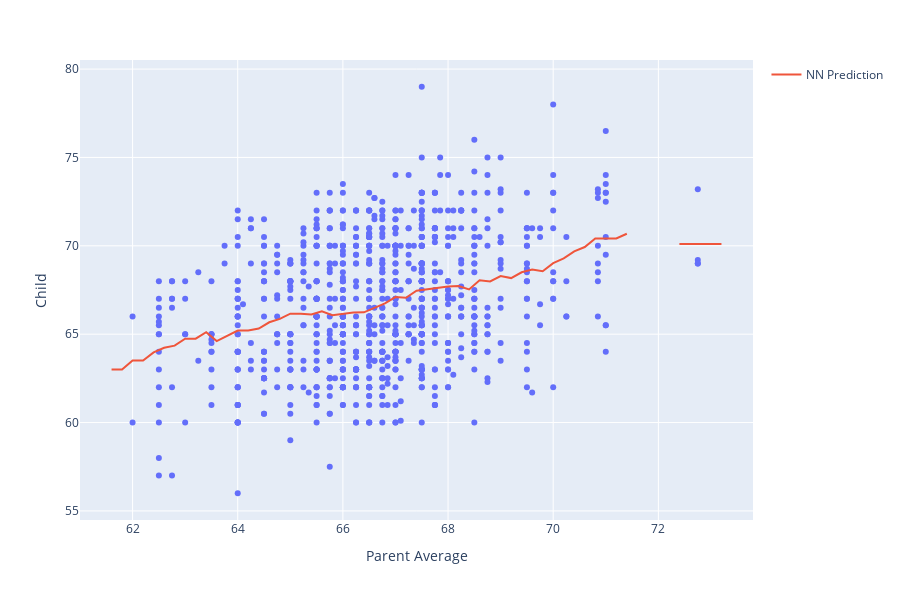

Source (notebook cell):
### Code cell
## Plot it all
fig = px.scatter(heights.to_df(), x="Parent Average", y="Child", height=600)
fig.add_scatter(x=test_heights.column("Parent Average"), 
                y=test_heights.column("NN Prediction"), name="NN Prediction")

### Figure 1 — Plotly figure (JSON) as saved in the notebook; plotly's stock layout.template omitted (floating-point values rounded to 4 significant figures; data arrays with more than 128 entries replaced by an {"elided": "..."} marker saying what was removed)
{"data": [{"hovertemplate": "Parent Average=%{x}<br>Child=%{y}<extra></extra>", "legendgroup": "", "marker": {"color": "#636efa", "symbol": "circle"}, "mode": "markers", "name": "", "orientation": "v", "showlegend": false, "type": "scatter", "x": {"elided": "934 float values"}, "xaxis": "x", "y": {"elided": "934 float values"}, "yaxis": "y"}, {"name": "NN Prediction", "type": "scatter", "x": [61, 61.2, 61.4, 61.6, 61.8, 62.0, 62.2, 62.4, 62.6, 62.8, 63.0, 63.2, 63.4, 63.6, 63.8, 64.0, 64.2, 64.4, 64.6, 64.8, 65.0, 65.2, 65.4, 65.6, 65.8, 66.0, 66.2, 66.4, 66.6, 66.8, 67.0, 67.2, 67.4, 67.6, 67.8, 68.0, 68.2, 68.4, 68.6, 68.8, 69.0, 69.2, 69.4, 69.6, 69.8, 70.0, 70.2, 70.4, 70.6, 70.8, 71.0, 71.2, 71.4, 71.6, 71.8, 72.0, 72.2, 72.4, 72.6, 72.8, 73.0, 73.2, 73.4, 73.6, 73.8], "y": [null, null, null, 63, 63, 63.51, 63.51, 63.97, 64.23, 64.35, 64.75, 64.75, 65.11, 64.61, 64.92, 65.21, 65.21, 65.32, 65.67, 65.86, 66.16, 66.16, 66.11, 66.29, 66.07, 66.15, 66.22, 66.24, 66.48, 66.74, 67.1, 67.06, 67.46, 67.56, 67.61, 67.7, 67.72, 67.53, 68.05, 67.99, 68.29, 68.17, 68.5, 68.66, 68.56, 69.02, 69.28, 69.68, 69.93, 70.42, 70.42, 70.42, 70.68, null, null, null, null, 70.1, 70.1, 70.1, 70.1, 70.1, null, null, null]}], "layout": {"height": 600, "legend": {"tracegroupgap": 0}, "margin": {"t": 60}, "xaxis": {"anchor": "y", "domain": [0, 1], "title": {"text": "Parent Average"}}, "yaxis": {"anchor": "x", "domain": [0, 1], "title": {"text": "Child"}}}}
